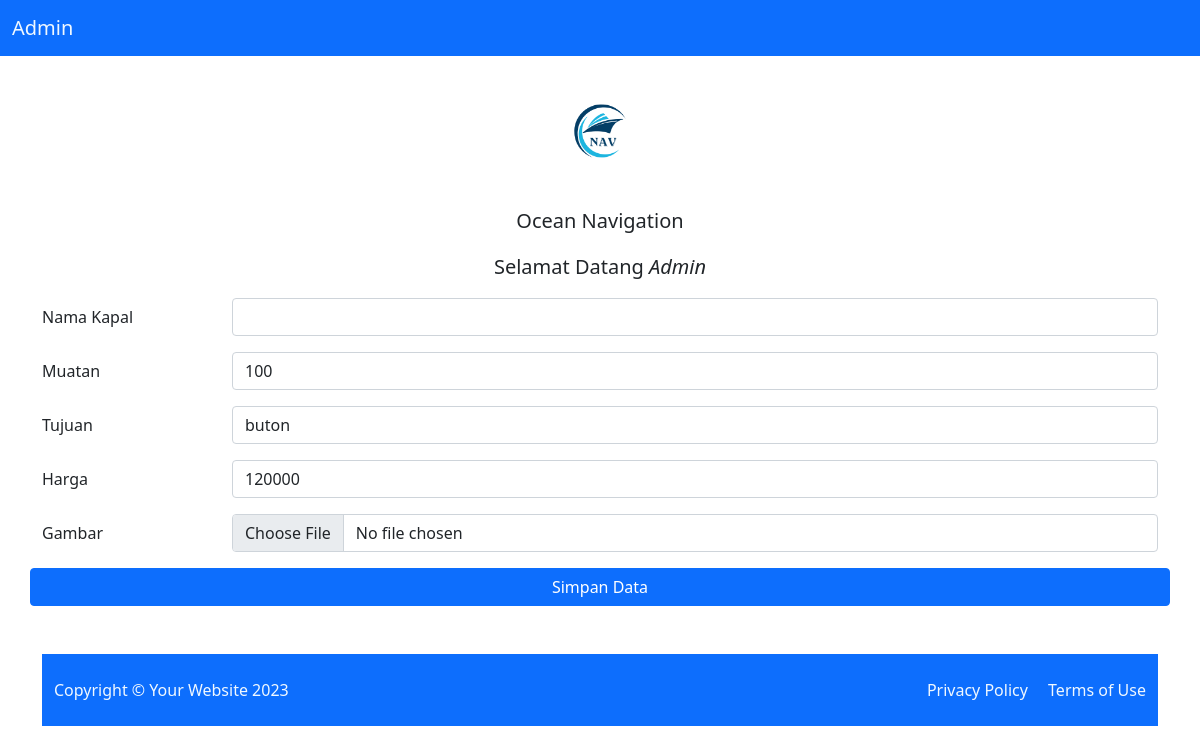
Before: /admin/olah.php?edit=2 (signed in) with the older database file.
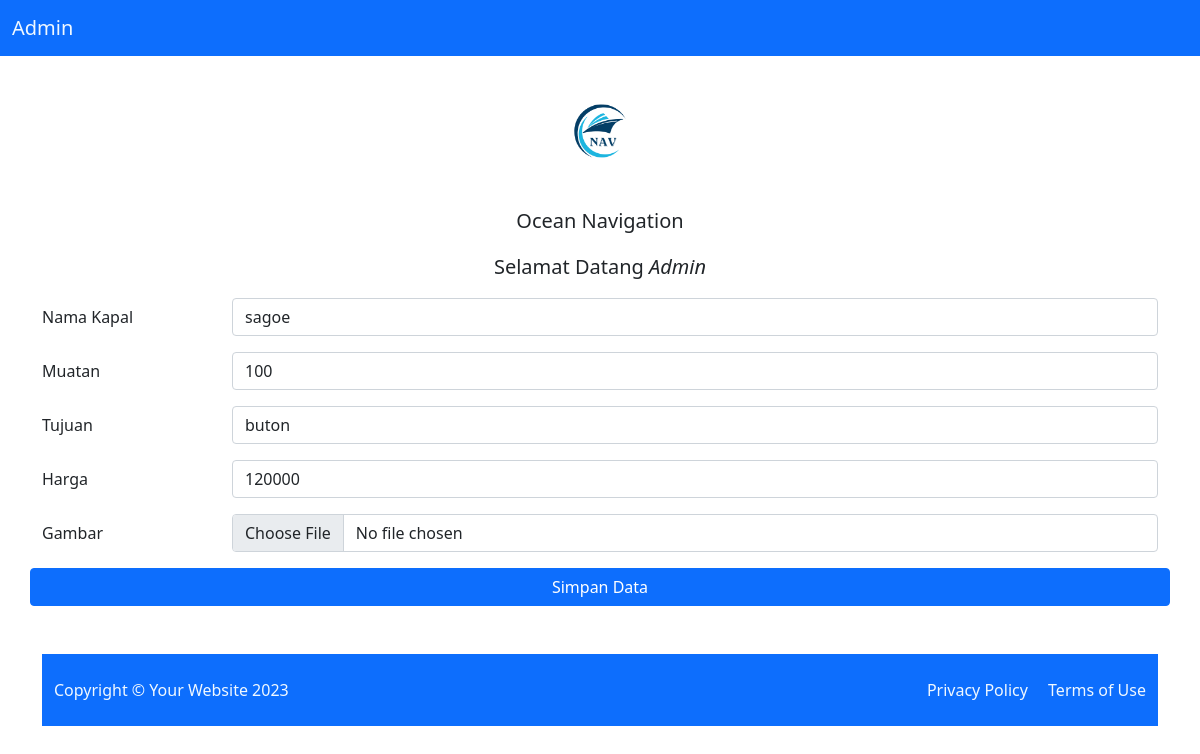
After: the same page with the newer database file.
### tables this page shows
CREATE TABLE `tb_jadwal` (
  `id_kapal` int(10) NOT NULL,
  `kapal` varchar(30) NOT NULL,
  `muatan` int(11) NOT NULL,
  `tujuan` varchar(30) NOT NULL,
  `harga` decimal(30,0) NOT NULL,
  `nama_kapal` varchar(250) NOT NULL
);

### admin/olah.php (the view, shortened to what this page needs)
<!doctype html>
<html lang="en">
<?php
include "koneksi.php";
$nama_kapal = "";
$muatan = "";
$tujuan = "";
$harga = "";
$gambar = "";
if (isset($_GET["edit"])) {
    $id_kapal = $_GET["edit"];
    $query = mysqli_query($conn, "SELECT * FROM tb_jadwal WHERE id_kapal='$id_kapal'");
    $data = mysqli_fetch_array($query);
    $nama_kapal = $data["nama_kapal"];
    $muatan = $data["muatan"];
    $tujuan = $data["tujuan"];
    $harga = $data["harga"];
    $gambar = $data["kapal"];
}
?>
<head>
    <link href="https://cdn.jsdelivr.net/npm/bootstrap@5.1.3/dist/css/bootstrap.min.css" rel="stylesheet">
</head>
<body>
    <?php
    include("navbar.php");
    ?>
    <div class="img align-middle text-center">
        <img src="gambar/Modern Initial MB Logo.png" alt="gambar" style="height: 150px;">
    </div>
    <figure class="text-center bordered ">
        <blockquote class="blockquote">
            <p>Ocean Navigation</p>
        </blockquote>
        <figcaption class="blockquote">
            Selamat Datang <cite title="Source Title">Admin</cite>
        </figcaption>
    </figure>
    <div class="container">
        <form action="proses.php" method="post" enctype="multipart/form-data">
            <div class="mb-3 row">
                <label for="nama_kapal" class="col-sm-2 col-form-label">Nama Kapal</label>
                <div class="col-sm-10">
                    <input type="text" class="form-control" id="nama_kapal" name="nama_kapal" value="<?php echo $nama_kapal ?>">
                </div>
            </div>
            <div class="mb-3 row">
                <label for="muatan" class="col-sm-2 col-form-label">Muatan</label>
                <div class="col-sm-10">
                    <input type="text" class="form-control" id="muatan" name="muatan" value="<?php echo $muatan ?>">
                </div>
            </div>
            <div class="mb-3 row">
                <label for="tujuan" class="col-sm-2 col-form-label">Tujuan</label>
                <div class="col-sm-10">
                    <select name="tujuan" id="tujuan" class="form-control">
                        <option value="buton" <?php if ($tujuan == "buton") echo "selected" ?>>buton</option>
                    </select>
                </div>
            </div>
            <div class="mb-3 row">
                <label for="harga" class="col-sm-2 col-form-label">Harga</label>
                <div class="col-sm-10">
                    <input type="number" class="form-control" id="harga" name="harga" value="<?php echo $harga ?>">
                </div>
            </div>
            <div class="mb-3 row">
                <label for="gambar" class="col-sm-2 col-form-label">Gambar</label>
                <div class="col-sm-10">
                    <input type="file" class="form-control" id="gambar" name="gambar" value="<?php echo $gambar ?>">
                </div>
            </div>
            <div class="mb-3 row">
                <?php
                if (isset($_GET['edit'])) {
                    echo "<button type='submit' class='btn btn-primary' name='btnProses' value='edit'>Simpan Data</button>";
                } else {
                    echo "<button type='submit' class='btn btn-primary' name='btnProses' value='tambah'>Tambah Data</button>";
                }
                ?>
            </div>
        </form>
        <?php
        include("footer.php");
        ?>
    </div>
</body>
</html>

Changed rows visible on the page:
changed tb_jadwal: nama_kapal (not shown) → "sagoe"
